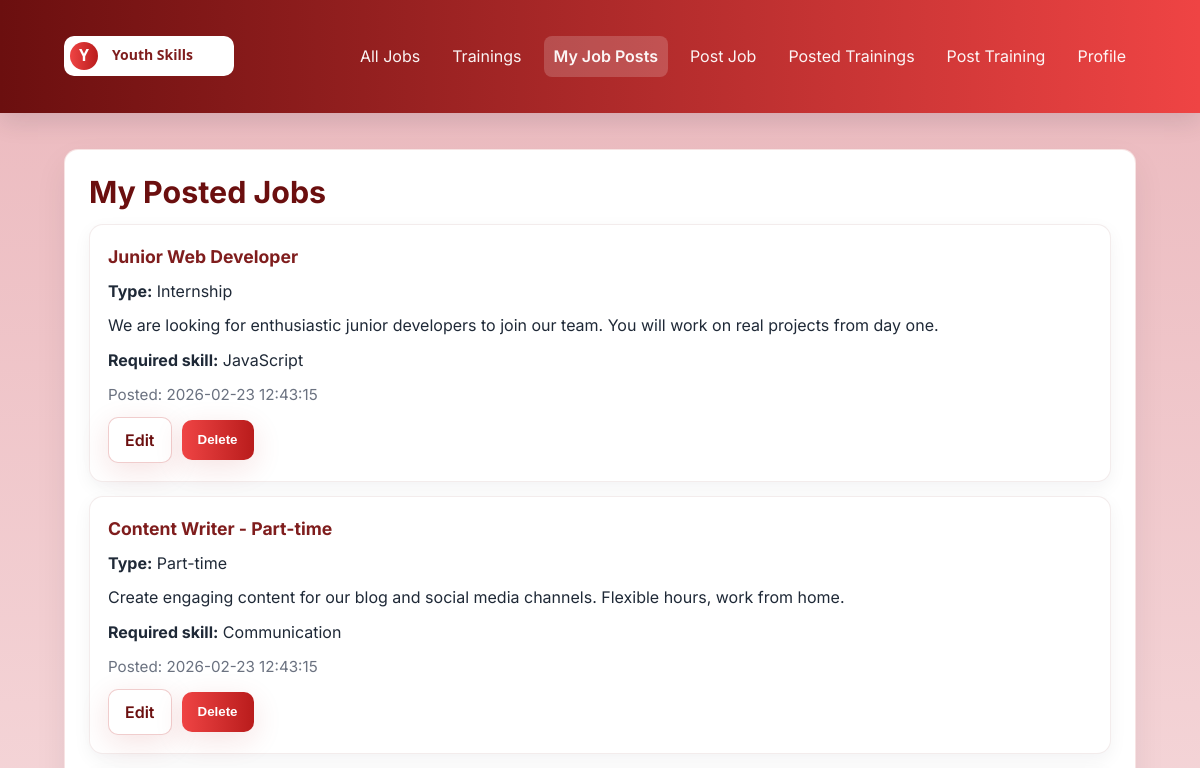
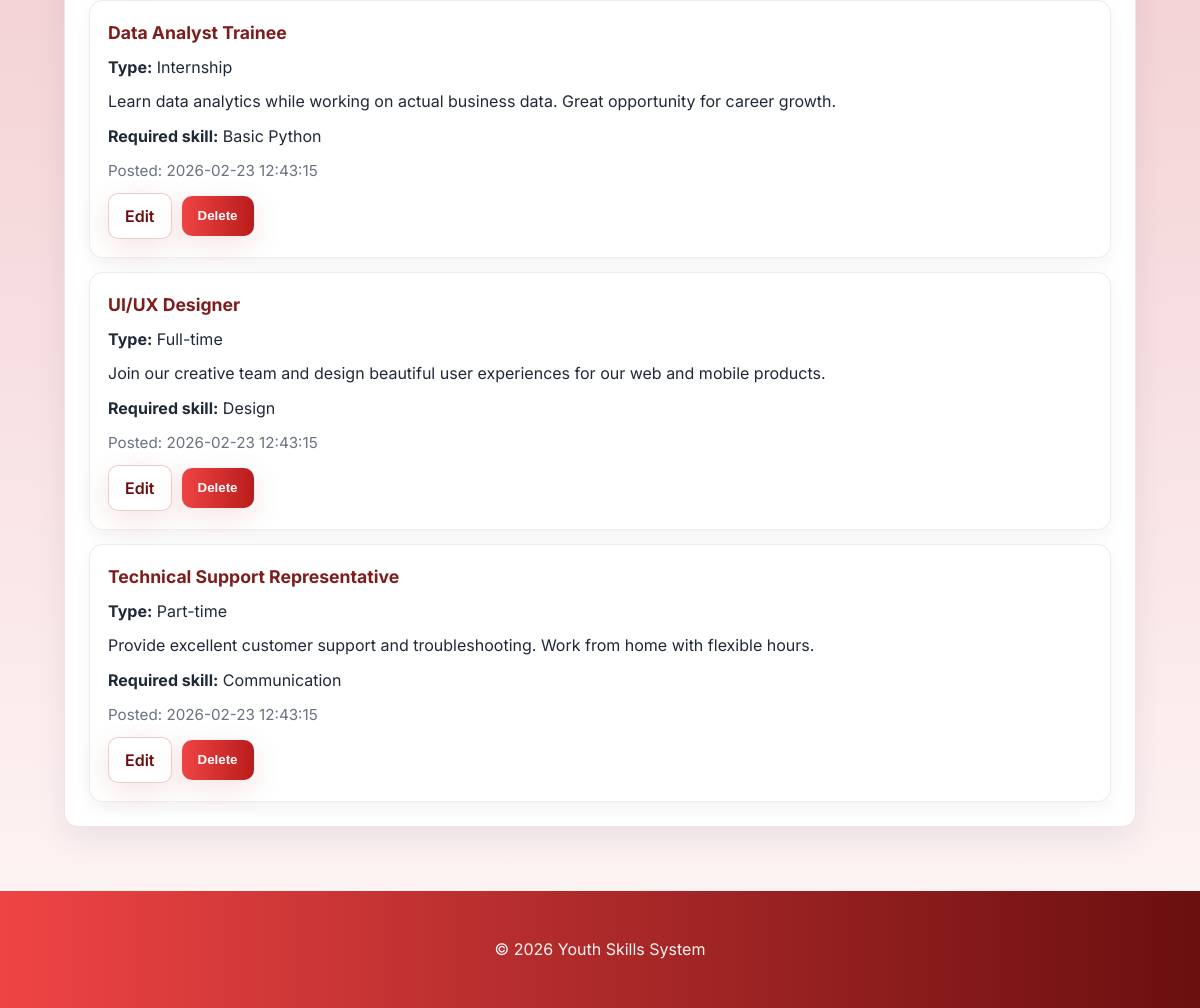
The page /my_jobs.php (signed in) on the database its author committed (2 pictures, top to bottom).
### tables this page shows
CREATE TABLE IF NOT EXISTS `job_offers` (
  `id` INT AUTO_INCREMENT PRIMARY KEY,
  `company_id` INT,
  `title` VARCHAR(255),
  `description` TEXT,
  `offer_type` VARCHAR(80),
  `required_skill` VARCHAR(200),
  `created_at` TIMESTAMP DEFAULT CURRENT_TIMESTAMP
);

### my_jobs.php (the view, shortened to what this page needs)
<?php include('includes/header.php');
$user_id = isset($_SESSION['user_id']) ? (int)$_SESSION['user_id'] : 0;
$user_role = $_SESSION['user_role'] ?? '';
$is_company = $user_role === 'company';
if($user_id && $is_company){
    $stmt = $conn->prepare("SELECT * FROM job_offers WHERE company_id = ? ORDER BY created_at DESC");
    if($stmt){
        $stmt->bind_param('i', $user_id);
        $stmt->execute();
        $result = $stmt->get_result();
    }
} else {
    $result = null;
}
?>
<section class="card">
  <h1>My Posted Jobs</h1>
  <?php if(!$user_id): ?>
    <div class="alert">Please <a href="/youth-system/login.php">login</a> to view your posted jobs.</div>
  <?php elseif(!$is_company): ?>
    <div class="alert">Only employers can access posted jobs management.</div>
  <?php elseif($result && $result->num_rows): ?>
    <?php while($row = $result->fetch_assoc()): ?>
      <article class="card">
        <h3><?php echo htmlspecialchars($row['title']); ?></h3>
        <p><strong>Type:</strong> <?php echo htmlspecialchars($row['offer_type']); ?></p>
        <p><?php echo nl2br(htmlspecialchars($row['description'])); ?></p>
        <p><strong>Required skill:</strong> <?php echo htmlspecialchars($row['required_skill']); ?></p>
        <p class="meta">Posted: <?php echo htmlspecialchars($row['created_at']); ?></p>
        <div class="action-row">
          <a class="btn secondary" href="/youth-system/edit_job.php?id=<?php echo (int)$row['id']; ?>">Edit</a>
          <form method="POST" action="/youth-system/delete_job.php" onsubmit="return confirm('Delete this job offer?');">
            <button class="btn" type="submit">Delete</button>
          </form>
        </div>
      </article>
    <?php endwhile; ?>
  <?php else: ?>
    <div class="alert">You have not posted any jobs yet. <a href="/youth-system/post_job.php">Post one now</a></div>
  <?php endif; ?>
</section>
<?php include('includes/footer.php'); ?>

### assets/css/styles.css (style rules this page uses)
:root { --bg-1: #ebb8bd; --bg-2: #fff7f7; --red-50: #fff1f2; --red-100: #ffe4e6; --red-300: #fda4af; --red-600: #ef4444; --red-700: #b91c1c; --red-800: #6b0f0f; --text-900: #1f2937; --muted: #6b7280; --container-width: 1120px; }
* { box-sizing:border-box }
body { font-family:Inter,system-ui,Segoe UI,Arial,sans-serif;margin:0;color:var(--text-900);background:linear-gradient(180deg,var(--bg-1),var(--bg-2));-webkit-font-smoothing:antialiased;line-height:1.55 }
h1 { margin:0 0 8px;font-size:1.9rem;line-height:1.2;color:var(--red-800) }
h3 { margin:0 0 8px;font-size:1.1rem;color:#7f1d1d }
p { margin:0 0 10px }
a { color:var(--red-700) }
.card { background:#fff;border:1px solid rgba(185,28,28,0.12);padding:24px;border-radius:14px;box-shadow:0 14px 32px rgba(15,23,42,0.07);margin-top:16px }
.card > .card { margin-top:14px;padding:18px;border-color:rgba(107,15,15,0.08);box-shadow:0 6px 18px rgba(15,23,42,0.05) }
.action-row { display:flex;gap:10px;margin-top:10px;flex-wrap:wrap;align-items:center }
.action-row .btn { min-height:40px;white-space:nowrap }
.meta { margin-top:8px;color:var(--muted);font-size:.95rem }
.btn { display:inline-flex;align-items:center;justify-content:center;background-image:linear-gradient(90deg,var(--red-600),var(--red-700));color:#fff;border:none;padding:10px 16px;border-radius:10px;cursor:pointer;box-shadow:0 8px 30px rgba(185,28,28,0.12);font-weight:600;text-decoration:none;transition:filter .12s,transform .12s,box-shadow .12s }
.btn.secondary { background:#fff;color:var(--red-800);border:1px solid rgba(185,28,28,0.22) }

### rows shown on the page
job_offers: title "Junior Web Developer", offer_type "Internship", description "We are looking for enthusiastic junior developers to join our team. You will work on real projects from day one.", required_skill "JavaScript", created_at "2026-02-23 12:43:15"
job_offers: title "Content Writer - Part-time", offer_type "Part-time", description "Create engaging content for our blog and social media channels. Flexible hours, work from home.", required_skill "Communication", created_at "2026-02-23 12:43:15"
job_offers: title "Data Analyst Trainee", offer_type "Internship", description "Learn data analytics while working on actual business data. Great opportunity for career growth.", required_skill "Basic Python", created_at "2026-02-23 12:43:15"
job_offers: title "UI/UX Designer", offer_type "Full-time", description "Join our creative team and design beautiful user experiences for our web and mobile products.", required_skill "Design", created_at "2026-02-23 12:43:15"
job_offers: title "Technical Support Representative", offer_type "Part-time", description "Provide excellent customer support and troubleshooting. Work from home with flexible hours.", required_skill "Communication", created_at "2026-02-23 12:43:15"
